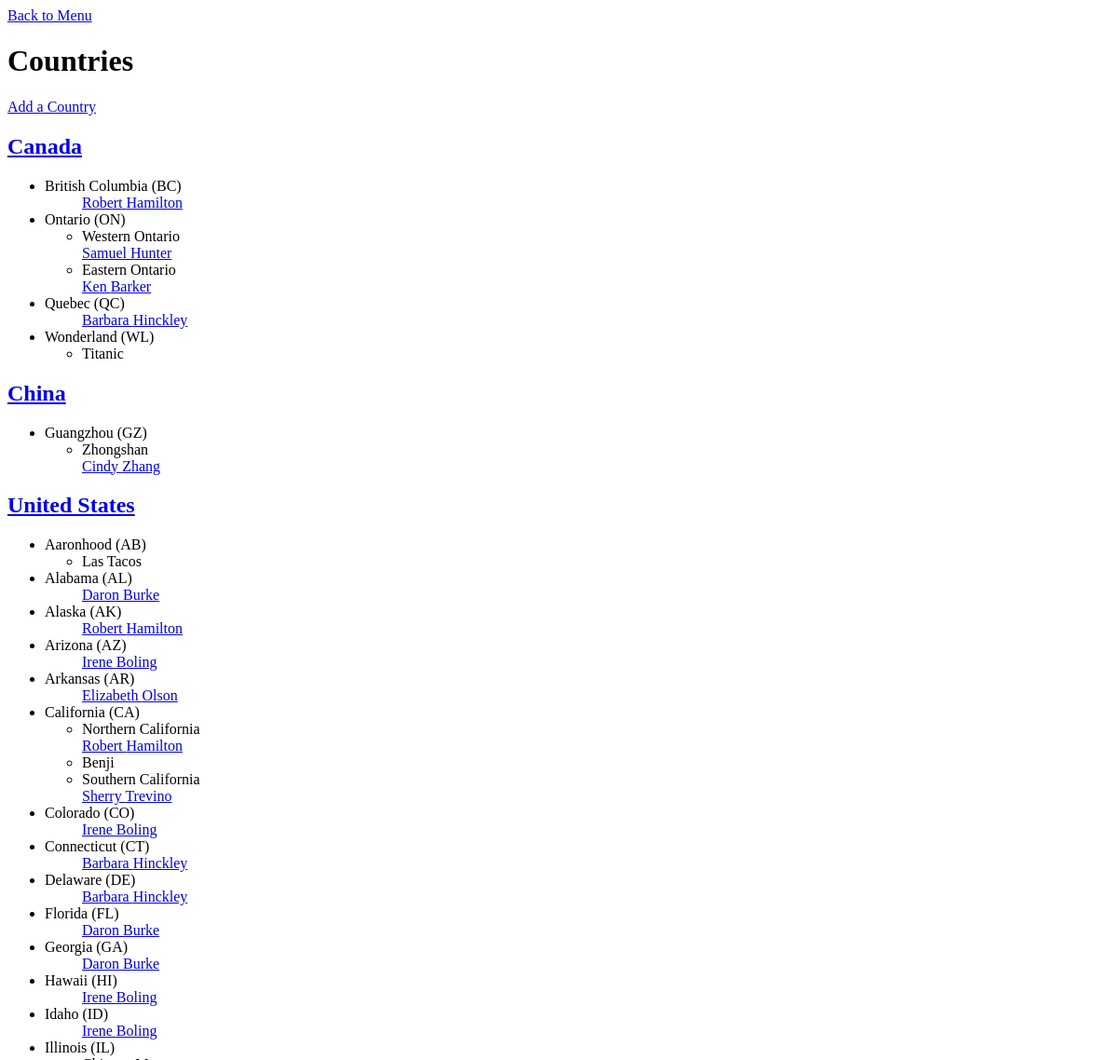
Before: /staff/countries/index.php (upper part) with the older database file.
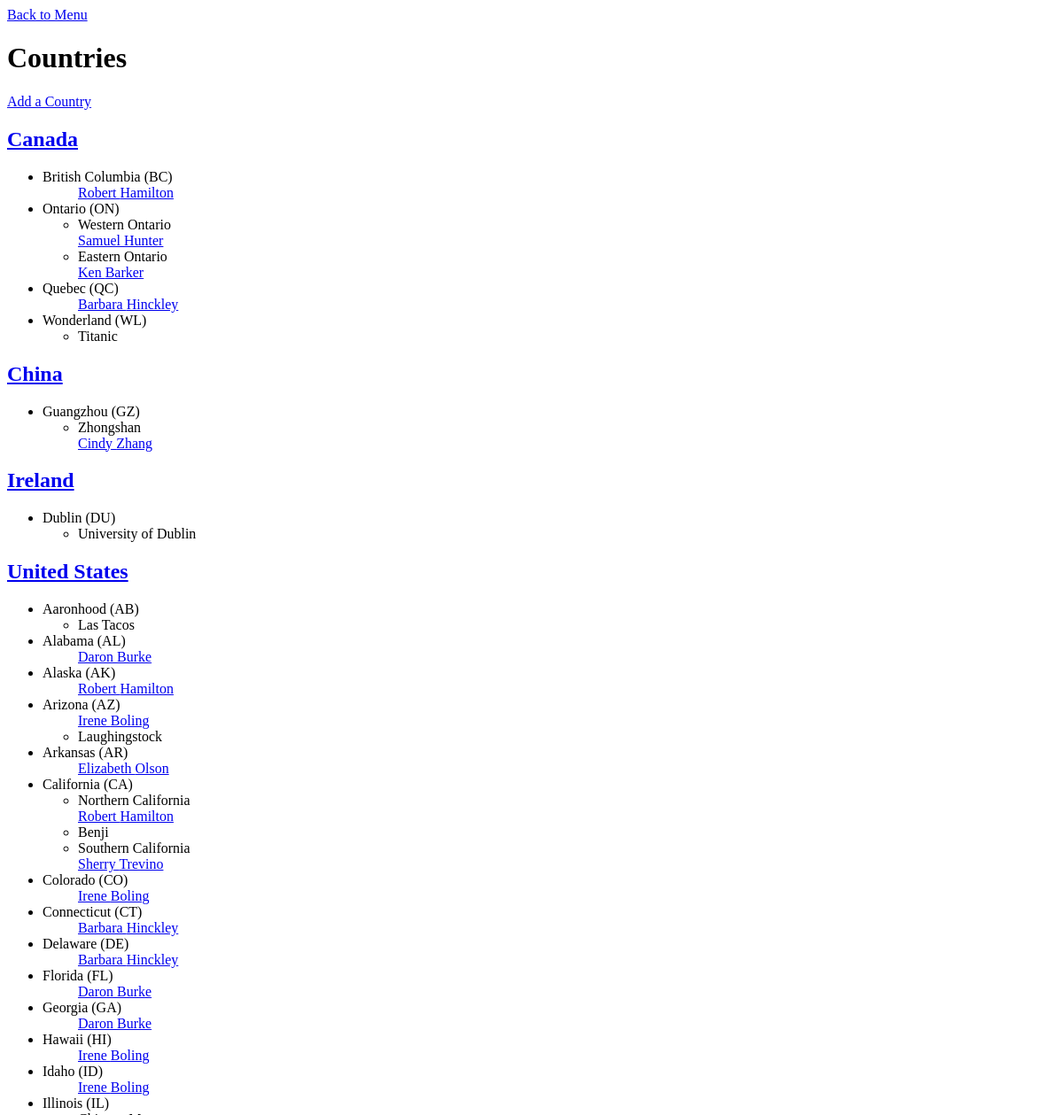
After: the same page with the newer database file.
### tables this page shows
CREATE TABLE `countries` (
  `id` int(11) NOT NULL AUTO_INCREMENT,
  `name` varchar(255) DEFAULT NULL,
  `code` varchar(255) DEFAULT NULL,
  PRIMARY KEY (`id`)
);

CREATE TABLE `states` (
  `id` int(11) NOT NULL AUTO_INCREMENT,
  `name` varchar(255) DEFAULT NULL,
  `code` varchar(255) DEFAULT NULL,
  `country_id` int(11) DEFAULT NULL,
  PRIMARY KEY (`id`),
  KEY `fk_country_id` (`country_id`)
);

CREATE TABLE `salespeople` (
  `id` int(11) NOT NULL AUTO_INCREMENT,
  `first_name` varchar(255) DEFAULT NULL,
  `last_name` varchar(255) DEFAULT NULL,
  `phone` varchar(255) DEFAULT NULL,
  `email` varchar(255) DEFAULT NULL,
  PRIMARY KEY (`id`)
);

CREATE TABLE `territories` (
  `id` int(11) NOT NULL AUTO_INCREMENT,
  `name` varchar(255) DEFAULT NULL,
  `state_id` int(11) DEFAULT NULL,
  `position` int(11) DEFAULT NULL,
  PRIMARY KEY (`id`),
  KEY `state_id` (`state_id`)
);

### private/query_functions.php (called while the page is built, shortened)
<?php
  function find_all_countries() {
    global $db;
    $sql = "SELECT * FROM countries ORDER BY name ASC;";
    $country_result = db_query($db, $sql);
    return $country_result;
  }
  function find_states_by_country_id($id=0) {
    global $db;
    $sql = "SELECT * FROM states WHERE country_id = $id ORDER BY name ASC";
    $result = mysqli_query($db, $sql);
    return $result;
  }
  function find_territories_by_state_id($id=0) {
    global $db;
    $sql = "SELECT * FROM territories WHERE state_id = $id ORDER BY position ASC";
    $result = mysqli_query($db, $sql);
    return $result;
  }
  function find_all_salespeople() {
    global $db;
    $sql = "SELECT * FROM salespeople ";
    $sql .= "ORDER BY last_name ASC, first_name ASC;";
    $salespeople_result = db_query($db, $sql);
    return $salespeople_result;
  }
?>

### private/database.php (called while the page is built, shortened)
<?php
  function db_query($connection, $sql) {
    $result_set = mysqli_query($connection, $sql);
    return $result_set;
  }
?>

### private/functions.php (called while the page is built, shortened)
<?php
  function h($string="") {
    return htmlspecialchars($string);
  }
  function u($string="") {
    return urlencode($string);
  }
?>

### public/staff/countries/index.php (the view, shortened to what this page needs)
<?php include(SHARED_PATH . '/header.php'); ?>
<div id="main-content">
  <a href="../index.php">Back to Menu</a><br />
  <h1>Countries</h1>
  <a href="new.php">Add a Country</a><br />
  <?php
  $countries_result = find_all_countries();
  while($country = mysqli_fetch_assoc($countries_result)) {
    echo "<h2>";
    $country_id = $country['id'];
    echo "<a href='show.php?id=$country_id'>";
    echo "<span class=\"country_name\">" . h($country['name']) . "</span>";
    echo "</a>";
    echo "</h2>";
    $states_result = find_states_by_country_id(h($country['id']));
    echo "<ul>";
    while($state = mysqli_fetch_assoc($states_result)) {
      echo "<li>";
      echo "<span class=\"state_name\">" . h($state['name']) . "</span>";
      echo "<span class=\"state_code\">" . " (" . h($state['code']) . ")" . "</span>";
      echo "</li>";
      $territories_result = find_territories_by_state_id($state['id']);
      echo "<ul>";
      while($territories = mysqli_fetch_assoc($territories_result)) {
        if ($territories['name'] != $state['name']) {
          echo "<li>";
          echo "<span class=\"territories_name\">" . h($territories['name']) . "</span>";
          echo "</li>";
        }
        $salesppl_result = find_all_salespeople();
        $terr_result = find_salesterritories_by_terr_id($territories['id']);
        $ppl = array();
        while ($terr = mysqli_fetch_assoc($terr_result)) {
          array_push($ppl, u($terr['salesperson_id']));
        }
        while ($salesppl = mysqli_fetch_assoc($salesppl_result)) {
          foreach($ppl as $id) {
            if ($salesppl['id'] == $id) {
              $id = u($id);
              echo "<a href='../salespeople/show.php?id=$id'>";
                echo "<span class=\"salespeople_name\">" . h($salesppl['first_name']) . " " . h($salesppl['last_name']) . "</span><br>";
              echo "</a>";
            }
          }
        }
      }
      echo "</ul>";
    }
    echo "</ul>";
  }
  ?>
</div>
<?php include(SHARED_PATH . '/footer.php'); ?>

Changed rows visible on the page:
added countries: name "Ireland"
added states: name "Dublin", code "DU", shown under "Ireland"
added territories: name "University of Dublin", shown under "Dublin"
added territories: name "Laughingstock", shown under states "Arizona"
